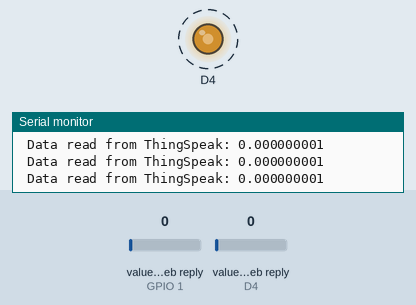
Recording of a sketch running on a simulated ESP8266 (NodeMCU). Shown: output pins drawn as LEDs (lit = HIGH), the last lines printed to the serial monitor. Dashed ring = blinking. The inputs (shaded band) are chosen by the test bench; at power-on: value in the web reply (sensors on GPIO 1, D4) 0. WiFi joins after 1.5 s; servers stay silent unless stated; web services answer with replies made up by the test bench.

Above: at 3.7 s.
3.8 s: value in the web reply (sensor on GPIO 1) set to 49
5.8 s: value in the web reply (sensor on GPIO 1) set to 52
At 6.4 s:
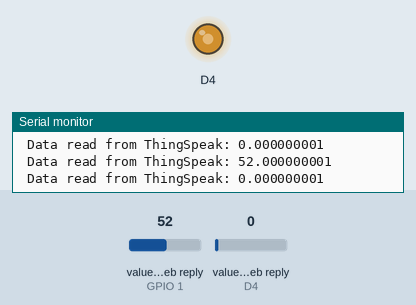
7.3 s: value in the web reply (sensor on GPIO 1) set to 2
At 10.5 s:
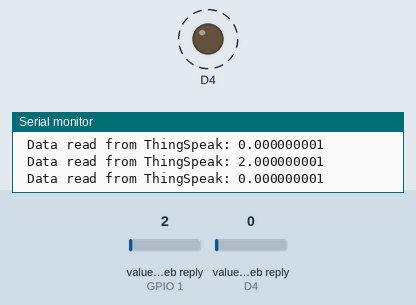
10.6 s: value in the web reply (sensor on GPIO 1) set to 75
At 11.4 s:
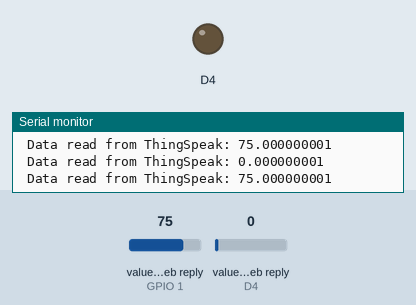
Timing chart, 0 to 13.1 s (numbered marks = the images above; inputs shaded):
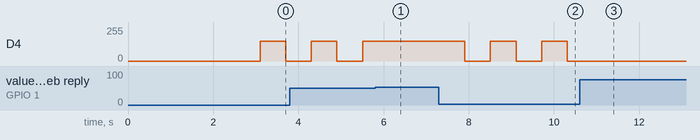

Measured:
- the behaviour switches between 50 and 51 on value in the web reply (sensor on GPIO 1) (found by bisection; images 0 and 1)
- after the input at 5.8 s, D4: stays 150/255 (without the input it goes to 0/255 after 0.31 s)
- after the input at 7.3 s, D4: alternates 150/255 for 0.60 s and 0/255 for 0.60 s, starting after 0.61 s
- after the input at 10.6 s, D4: stops changing and stays 0/255

The sketch:

RoomCode.ino
```cpp
#include <ThingSpeak.h>
#include <ESP8266WiFi.h>

// Network parameters
const char* ssid     = "Vaibhaw";
const char* password = "vaibhaw@1007";
unsigned int field1 = 1;
unsigned int field2 = 2;
// ThingSpeak information
char thingSpeakAddress[] = "api.thingspeak.com";
unsigned long channelID = 1169180;
char* readAPIKey = "KPRJQMHG07TKHXTL";
float distance = 0;
float temp = 0;
int toggle=LOW;
WiFiClient client;
float readTSData( long TSChannel,unsigned int TSField ){

  float data =  ThingSpeak.readFloatField( TSChannel, TSField, readAPIKey );
  Serial.println( " Data read from ThingSpeak: " + String( data, 9 ) );
  return data;

}
int connectWiFi(){

    while (WiFi.status() != WL_CONNECTED) {

        WiFi.begin( ssid, password );
        delay(2500);
        Serial.println("Connecting to WiFi");
    }

    Serial.println( "Connected" );
    ThingSpeak.begin( client );
}
void setup() {

Serial.begin(9600);
Serial.println("Start");
pinMode(D4,OUTPUT);
connectWiFi();

}
void loop(){
  distance = readTSData( channelID, field1);
temp = readTSData( channelID, field2);
if (distance<=50){
toggle=!toggle;
digitalWrite(D4,toggle);
}
if (toggle==HIGH && 30<=temp<50){
  analogWrite(D4,255);
}
if (toggle==HIGH && 0<temp<30){
  analogWrite(D4,150);
}

}
```
